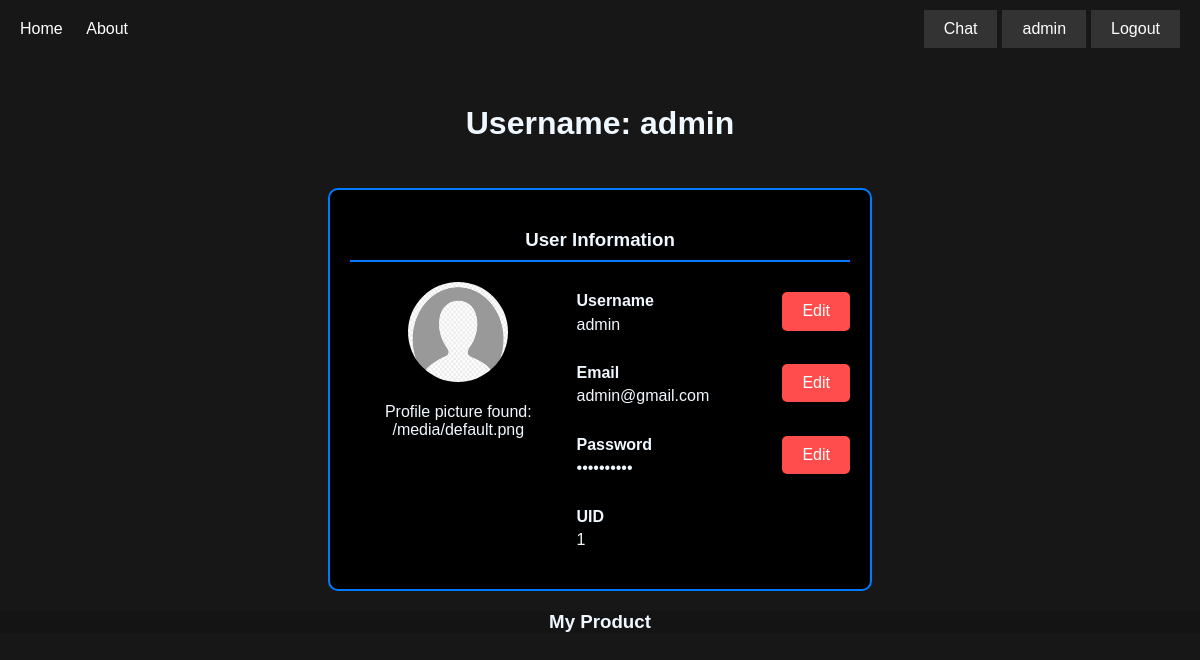
/users/dashboard/ (signed in), run on an earlier commit of the app's database.
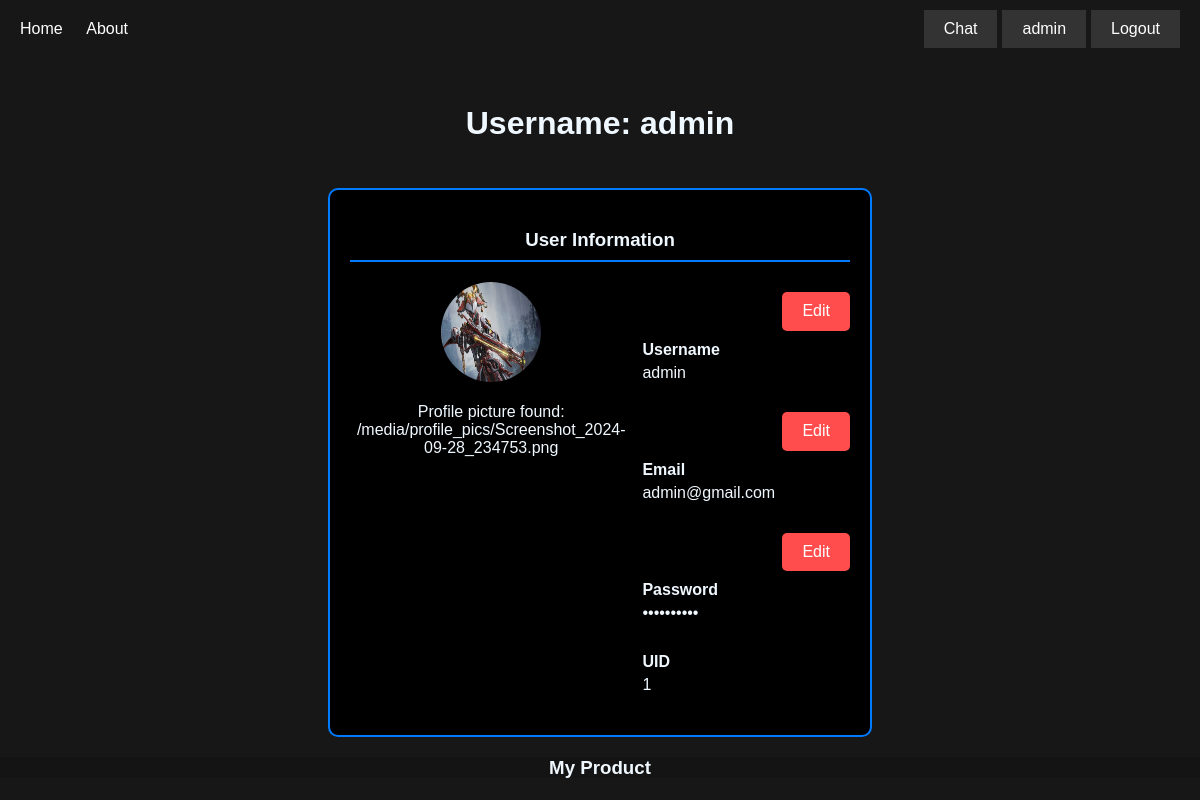
And on a later commit of the database.
### users_app/models.py (models this page shows, shortened)
class GGUser(AbstractUser):
    profile_picture = models.ImageField(default= 'media/profile_pics/default.png', upload_to='media/profile_pics/', null=True, blank=True)
    user_id = models.PositiveIntegerField(unique=True, editable=False)
    status_choices = [
        ('online', 'Online'),
        ('busy', 'Busy'),
        ('afk', 'AFK'),
        ('offline', 'Offline'),
    ]
    status = models.CharField(max_length=10, choices=status_choices, default='offline')
    last_login = models.DateTimeField(auto_now=True)

### users_app/views.py (the view)
# urls.py: path('dashboard/', view=views.dashboard, name='dashboard'),
@login_required
def dashboard(request):
    username = request.user.username
    return render(request, "users_app/dashboard.html", {'username': username})

### users_app/templates/users_app/dashboard.html (shortened to what this page needs)
{% extends 'main_app/components/base.html' %}
{% load static %}
{% block content %}
<header style='text-align: center;'>
    <h1>Username: {{ user.username }}</h1>
</header>
<div class="info-box">
    <div class="info-box-header">
        <h3>User Information</h3>
    </div>
    <div class="info-box-container">
        <div class="profile-section">
            <div class="profile-section">
                {% if user.profile_picture %}
                    <img src="{{ user.profile_picture.url }}" alt="User Picture" class="profile-pic">
                    <p>Profile picture found: {{ user.profile_picture.url }}</p>
                {% else %}
                    <img src="{% static 'main_app/images/default.png' %}" alt="Default User Picture" class="profile-pic">
                    <p>Using default profile picture.</p>
                {% endif %}
            </div>
        </div>
        <div class="details-section">
            <button class="edit-btn">Edit</button>
            <div class="detail-item">
                <span>Username</span>
                <span>{{ user.username }}</span>
            </div>
            <button class="edit-btn">Edit</button>
            <div class="detail-item">
                <span>Email</span>
                <span>{{ user.email }}</span>
            </div>
            <button class="edit-btn">Edit</button>
            <div class="detail-item">
                <span>Password</span>
                <span>••••••••••</span>
            </div>
            <div class="detail-item">
                <span>UID</span>
                <span>{{user.user_id}}</span>
            </div>
            </div>
        </div>
    </div>
<footer style='text-align: center; margin-top: 20px;'>
    <h3>My Product</h3>
</footer>
{% endblock %}

### main_app/templates/main_app/components/base.html (shortened to what this page needs)
{% load static %}
<!DOCTYPE html>
    <html lang="en">
        <head>
            <link rel="stylesheet" href="{% static 'main_app/normalize.css' %}">
            <link rel="stylesheet" href="{% static 'main_app/main.css' %}">
            <link rel="stylesheet" href="https://cdnjs.cloudflare.com/ajax/libs/font-awesome/6.6.0/css/all.min.css" />
        </head>
    <body>
         {% include 'main_app/components/navbar.html' %}
         {% block content %}{% endblock %}
    </body>
    </html>

### main_app/templates/main_app/components/navbar.html (shortened to what this page needs)
{% load static %}
<nav class="navbar">
    <div class="navbar-left">
        <a class="navbar_link" href="{% url 'home' %}">Home</a>
        <a class="navbar_link" href="{% url 'about' %}">About</a>
    </div>
    {% if user.is_authenticated %}
    <div class="navbar-right">
        <form action="{% url 'chat' %}" method="get">
            <button type="submit">Chat</button>
        </form>
        <form action="{% url 'dashboard' %}" method="get">
            <button type="submit">{{ user.username }}</button>
        </form>
        <form action="{% url 'logout' %}" method="post">
            <button type="submit">Logout</button>
        </form>
    </div>
    {% else %}
    <div class="navbar-right">
        <a href="{% url 'login' %}">
            <button type="submit">Login</button>
        </a>
    </div>
    {% endif %}
</nav>

### main_app/templates/main_app/components/footer.html (shortened to what this page needs)
{% load static %}

### main_app/static/main_app/main.css (style rules this page uses)
body { background-color: rgb(24, 23, 23); color: aliceblue; font-family: Arial, sans-serif; margin: 0; padding: 0; }
.navbar { display: flex; justify-content: space-between; align-items: center; padding: 10px 20px; }
.navbar_link { margin-right: 20px; text-decoration: none; color: #fff; }
.navbar-right { display: flex; align-items: center; gap: 5px; }
button { padding: 10px 20px; background-color: #333; color: white; border: none; cursor: pointer; }
header { padding: 5px 20px; margin: 20px; text-align: center; }
footer { background-color: #141414; }
.info-box { background-color: black; width: 500px; margin: 20px auto; border: 2px solid #007BFF; border-radius: 10px; padding: 20px; }
.info-box-header h3 { text-align: center; border-bottom: 2px solid #007BFF; padding-bottom: 10px; }
.info-box-container { display: flex; justify-content: space-around; align-items: flex-start; margin-top: 20px; }
.profile-section { text-align: center; }
.profile-section img.profile-pic { width: 100px; height: 100px; border-radius: 50%; cursor: pointer; }
.details-section { text-align: left; }
.detail-item { margin-bottom: 10px; display: flex; flex-direction: column; align-items: flex-start; gap: 5px; padding: 10px; box-sizing: border-box; }
.detail-item span:first-child { font-weight: bold; }
.edit-btn { background-color: #ff4c4c; color: white; border-radius: 5px; margin-left: 150px; margin-top: 10px; font-size: 1rem; float: right; }

What changed in the data, as far as the page shows it:
changed GGUser "admin": profile_picture: picture added in place of a placeholder; profile_picture "/media/default.png" → "/media/profile_pics/Screenshot_2024-09-28_234753.png"
